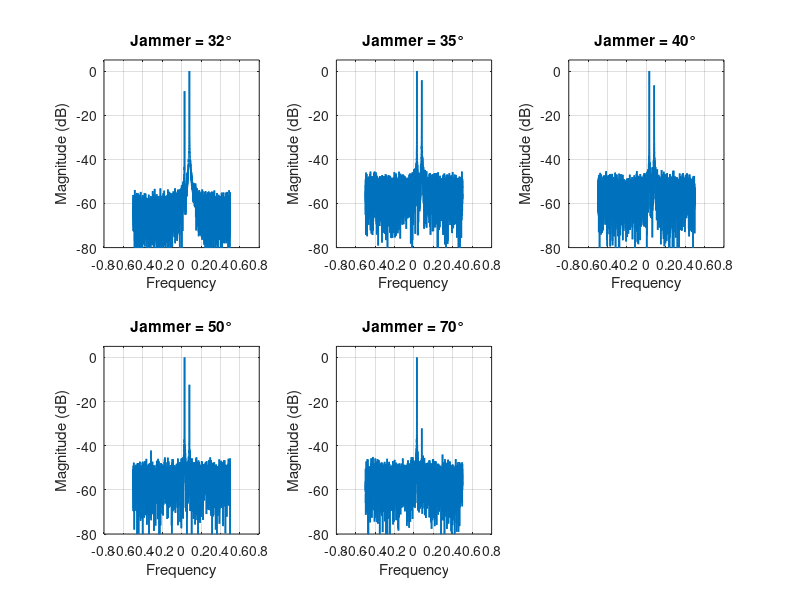

MATLAB code to generate this figure: (Note: this script raises an error after producing the figure.)
clear; clc; close all;

jammer_angles = [32 35 40 50 70];

figure;

for p = 1:length(jammer_angles)

    theta_jammer = jammer_angles(p);

    %% Constants
    c = 3e8;
    fc = 10e9;
    lambda = c/fc;
    d = lambda/2;
    k = 2*pi/lambda;

    %% Array
    N = 32;
    n = 0:N-1;

    %% Desired direction
    theta_desired = 30;

    %% Signals
    Ns = 5000;
    t = 0:Ns-1;

    desired = exp(1j*2*pi*0.03*t);
    jammer  = 5*exp(1j*2*pi*0.08*t);

    %% Steering vectors

    a_desired = exp(1j*k*d*n.'*sind(theta_desired));
    a_jammer  = exp(1j*k*d*n.'*sind(theta_jammer));

    %% Received array data

    X_desired = a_desired * desired;
    X_jammer  = a_jammer  * jammer;

    noise_power = 0.5;

    noise = sqrt(noise_power/2) * ...
        (randn(N,Ns) + 1j*randn(N,Ns));

    X = X_desired + X_jammer + noise;

    %% Beamformer weights

    amp_uniform = ones(N,1);

    w_uniform = amp_uniform .* ...
        exp(-1j*k*d*n.'*sind(theta_desired));

    w_uniform = w_uniform / norm(w_uniform);

    %% Output

    y_uniform = w_uniform.' * X;

    %% FFT

    Nfft = 4096;

    Y = fftshift(abs(fft(y_uniform,Nfft)));

    Y_dB = 20*log10(Y/max(Y)+1e-12);

    f = linspace(-0.5,0.5,Nfft);

    %% Plot

    subplot(2,3,p)

    plot(f,Y_dB,'LineWidth',1.2)

    grid on

    title(['Jammer = ',num2str(theta_jammer),'°'])

    xlabel('Frequency')
    ylabel('Magnitude (dB)')

    ylim([-80 5])

end

sgtitle('Uniform Beamformer Response vs Jammer Angle')
